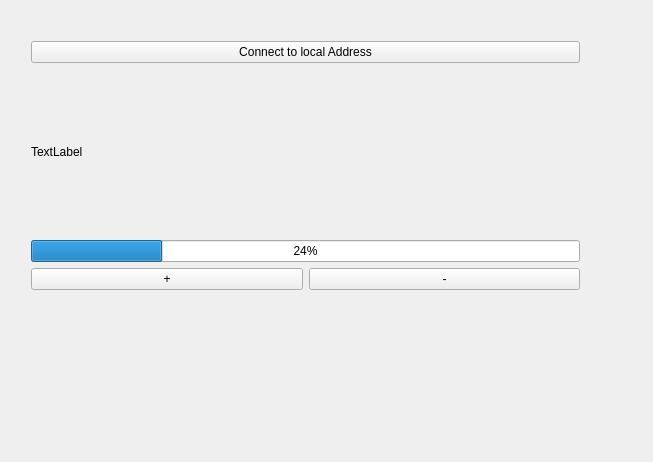
<?xml version="1.0" encoding="UTF-8"?>
<ui version="4.0">
 <class>Widget</class>
 <widget class="QWidget" name="Widget">
  <property name="geometry">
   <rect>
    <x>0</x>
    <y>0</y>
    <width>653</width>
    <height>462</height>
   </rect>
  </property>
  <property name="windowTitle">
   <string>Widget</string>
  </property>
  <widget class="QWidget" name="">
   <property name="geometry">
    <rect>
     <x>20</x>
     <y>30</y>
     <width>571</width>
     <height>271</height>
    </rect>
   </property>
   <layout class="QGridLayout" name="gridLayout">
    <item row="0" column="0" colspan="2">
     <widget class="QPushButton" name="pushButton">
      <property name="text">
       <string>Connect to local Address</string>
      </property>
     </widget>
    </item>
    <item row="1" column="0" colspan="2">
     <widget class="QLabel" name="label">
      <property name="text">
       <string>TextLabel</string>
      </property>
     </widget>
    </item>
    <item row="2" column="0" colspan="2">
     <widget class="QProgressBar" name="progressBar">
      <property name="value">
       <number>24</number>
      </property>
     </widget>
    </item>
    <item row="3" column="0">
     <widget class="QPushButton" name="plus">
      <property name="text">
       <string>+</string>
      </property>
     </widget>
    </item>
    <item row="3" column="1">
     <widget class="QPushButton" name="minus">
      <property name="text">
       <string>-</string>
      </property>
     </widget>
    </item>
   </layout>
  </widget>
 </widget>
 <layoutdefault spacing="6" margin="11"/>
 <resources/>
 <connections/>
</ui>
